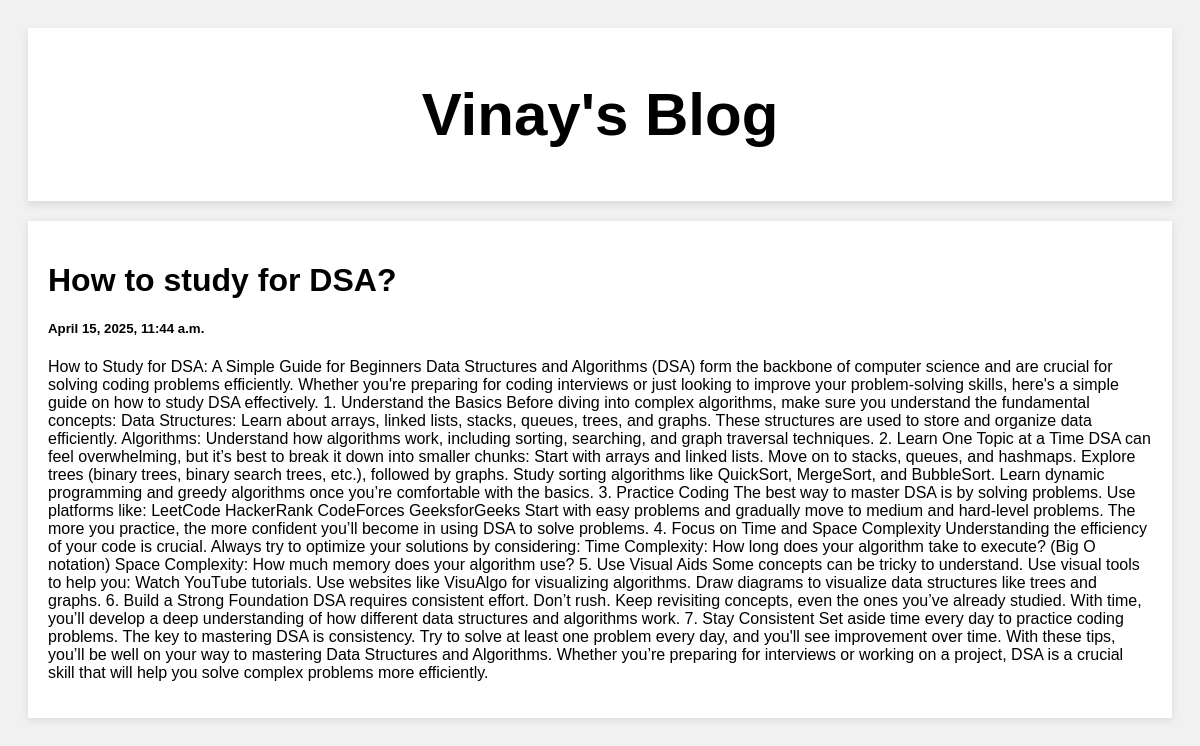
Screenshot of /post/2 with the database file from the repository.
### posts/models.py (models this page shows)
class Post(models.Model):
    title=models.CharField(max_length=100)
    body=models.CharField(max_length=1000000)
    created_at=models.DateTimeField(default=datetime.now,blank=True)

### posts/views.py (the view)
# urls.py: path('post/<str:pk>', views.post, name='post'),
def post(request, pk):
    post = Post.objects.get(id=pk)
    return render(request, 'post.html', {'post': post})

### templates/post.html (shortened to what this page needs)
<!DOCTYPE html>
<html>
<head>
</head>
<body>
  <div class="header">
    <h2>Vinay's Blog</h2>
  </div>
  <div class="row">
    <div class="leftcolumn">
      <div class="card">
        <h1>{{ post.title }}</h1>
        <h5>{{ post.created_at }}</h5>
        <p>{{ post.body }}</p>
      </div>
    </div>
  </div>
</body>
</html>

### templates/post.html (style rules this page uses)
* { box-sizing: border-box; }
body { font-family: Arial; padding: 20px; background: #f1f1f1; }
.header { padding: 2px; font-size: 40px; text-align: center; background: white; box-shadow: 0 4px 8px rgba(0, 0, 0, 0.1); }
.leftcolumn { width: 100%; }
.card { background-color: white; padding: 20px; margin-top: 20px; box-shadow: 0 2px 8px rgba(0, 0, 0, 0.1); }
.row:after { content: ""; display: table; clear: both; }

### rows the page displays
Post: title "How to study for DSA?", created_at "April 15, 2025, 11:44 a.m.", body "How to Study for DSA: A Simple Guide for Beginners Data Structures and Algorithms (DSA) form the backbone of computer science and are crucial for solving coding problems efficiently. Whether you're preparing for coding interviews or just looking to improve your problem-solving skills, here's a simple guide on how to study DSA effectively. 1. Understand the Basics Before diving into complex algorithms, make sure you understand the fundamental concepts: Data Structures: Learn about arrays, linked lists, stacks, queues, trees, and graphs. These structures are used to store and organize data efficiently. Algorithms: Understand how algorithms work, including sorting, searching, and graph…"
